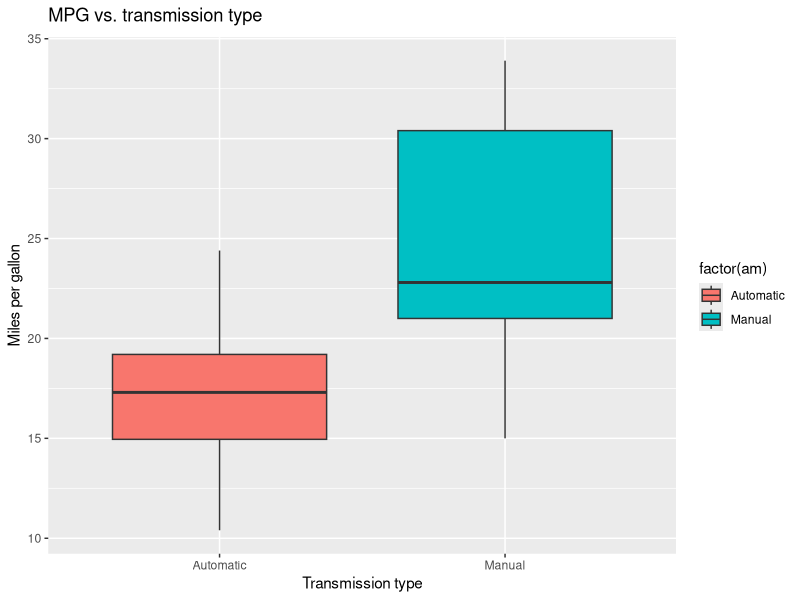
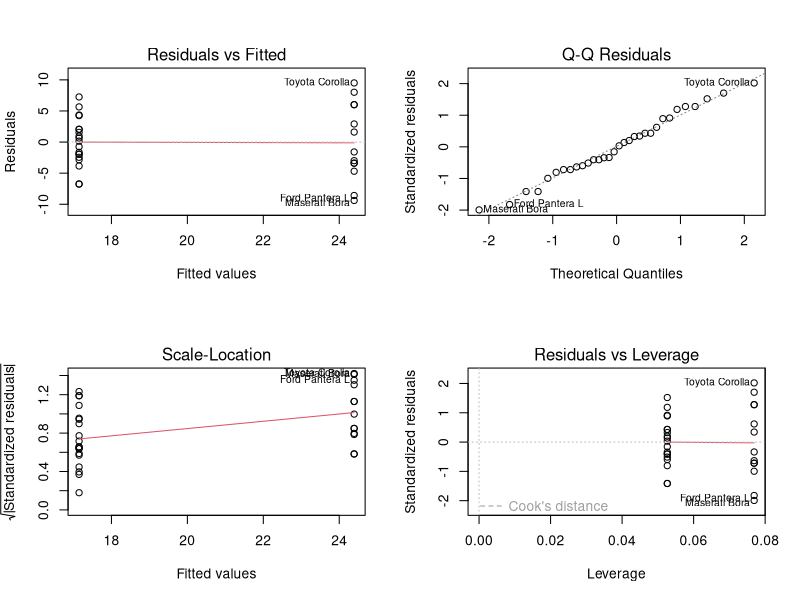

Recreate these plots in R, in order.
## ---- chunk 1
data(mtcars)
## ---- chunk 2
cor.test(mtcars$mpg, mtcars$am)
## ---- chunk 3
fit <- lm(mpg ~ am, data = mtcars) 
summary(fit)
## ---- chunk 4
t.test(mpg ~ am, data=mtcars)
## ---- chunk 5
library(ggplot2)

mtcars$am<-factor(mtcars$am, levels=c(0,1), labels=c("Automatic", "Manual"))

ggplot(mtcars, aes(y=mpg, x=factor(am))) +
       geom_boxplot(aes(fill = factor(am))) +
       xlab("Transmission type") +
       ylab("Miles per gallon") +
       labs(title=expression("MPG vs. transmission type"))
## ---- chunk 6
par(mfrow=c(2,2))
plot(fit)
